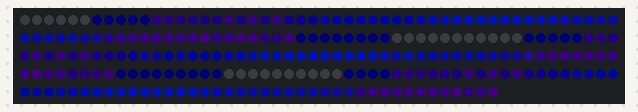
Simulated run of this sketch. Board: Arduino Uno, built with avr-gcc and run on an emulated ATmega328P. Shown: 240 RGB LEDs in strip order, left to right, continuing on the next row. Dim RGB values are drawn brighter than linear.

Above: at 3.18 s.
At 7.67 s:
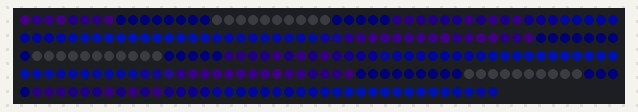
At 12.16 s:
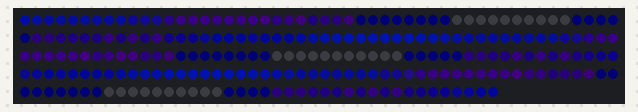
At 21.46 s:
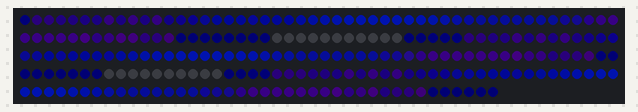
At 30.45 s:
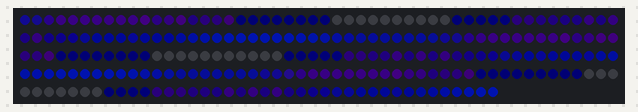
At 39.75 s:
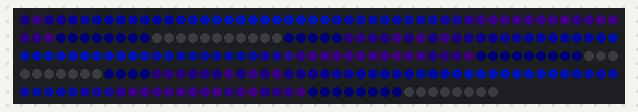

The sketch:

mysticPalletUno.ino
```cpp
#include <FastLED.h>

#define LED_PIN     3
#define NUM_LEDS    240
#define BRIGHTNESS  64
#define LED_TYPE    WS2812B
#define COLOR_ORDER GRB
CRGB leds[NUM_LEDS];

#define UPDATES_PER_SECOND 100

DEFINE_GRADIENT_PALETTE( bhw1_14_gp ) {
    0,   0,  0,  0,
   12,   1,  1,  3,
   53,   8,  1, 22,
   80,   4,  6, 89,
  119,   2, 25,216,
  145,   7, 10, 99,
  186,  15,  2, 31,
  233,   2,  1,  5,
  255,   0,  0,  0};


CRGBPalette16 currentPalette = bhw1_14_gp;
#define currentBlending LINEARBLEND

void setup() {
    delay(3000); // power-up safety delay
    FastLED.addLeds<LED_TYPE, LED_PIN, COLOR_ORDER>(leds, NUM_LEDS).setCorrection(TypicalLEDStrip);
    FastLED.setBrightness(BRIGHTNESS);
}


void loop(){
    static uint8_t startIndex = 0;
    startIndex = startIndex + 1; /* motion speed */

    FillLEDsFromPaletteColors( startIndex);

    FastLED.show();
    FastLED.delay(1000 / UPDATES_PER_SECOND);
}

void FillLEDsFromPaletteColors( uint8_t colorIndex) {
    uint8_t brightness = 255;

    for( int i = 0; i < NUM_LEDS; i++) {
        leds[i] = ColorFromPalette( currentPalette, colorIndex, brightness, currentBlending);
        colorIndex += 3;
    }
}
```
